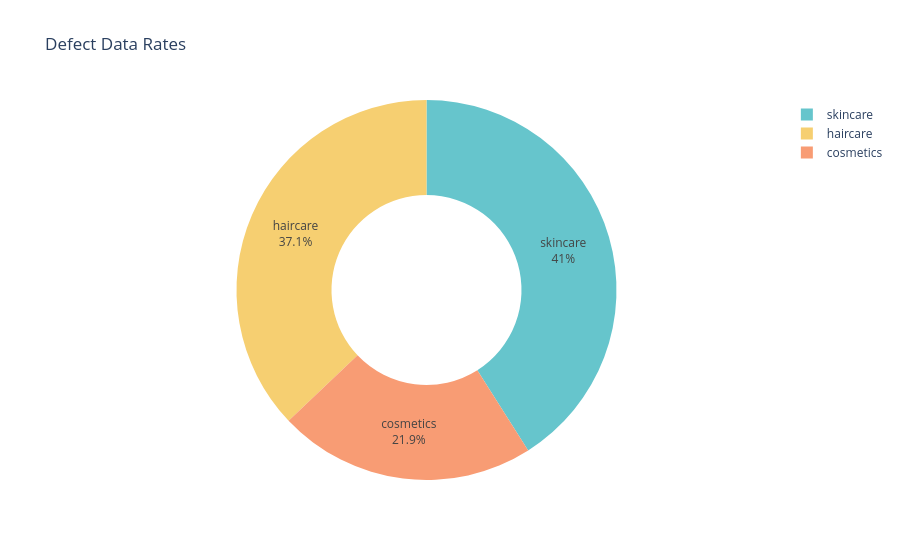

Write notebook code for a chart like this one.
### Markdown cell above
### Defect Rate Distribution by Product Type

### Code cell
defect_rate = df.groupby('Product type')['Defect rates'].sum().reset_index()

pie_chart = px.pie(defect_rate,values='Defect rates',
                   names= 'Product type',
                   title='Defect Data Rates',
                   hover_data= ['Defect rates'],hole=0.5,
                   color_discrete_sequence=px.colors.qualitative.Pastel)
pie_chart.update_traces(textposition='inside',textinfo='percent+label')
pie_chart.show()

### Figure 1 — Plotly figure (JSON) as saved in the notebook; plotly's stock layout.template omitted (floating-point values rounded to 4 significant figures)
{"data": [{"customdata": [[49.9], [84.43], [93.39]], "domain": {"x": [0, 1], "y": [0, 1]}, "hole": 0.5, "hovertemplate": "Product type=%{label}<br>Defect rates=%{customdata[0]}<extra></extra>", "labels": ["cosmetics", "haircare", "skincare"], "legendgroup": "", "name": "", "showlegend": true, "textinfo": "percent+label", "textposition": "inside", "type": "pie", "values": [49.9, 84.43, 93.39]}], "layout": {"legend": {"tracegroupgap": 0}, "piecolorway": ["rgb(102, 197, 204)", "rgb(246, 207, 113)", "rgb(248, 156, 116)", "rgb(220, 176, 242)", "rgb(135, 197, 95)", "rgb(158, 185, 243)", "rgb(254, 136, 177)", "rgb(201, 219, 116)", "rgb(139, 224, 164)", "rgb(180, 151, 231)", "rgb(179, 179, 179)"], "title": {"text": "Defect Data Rates"}}}
